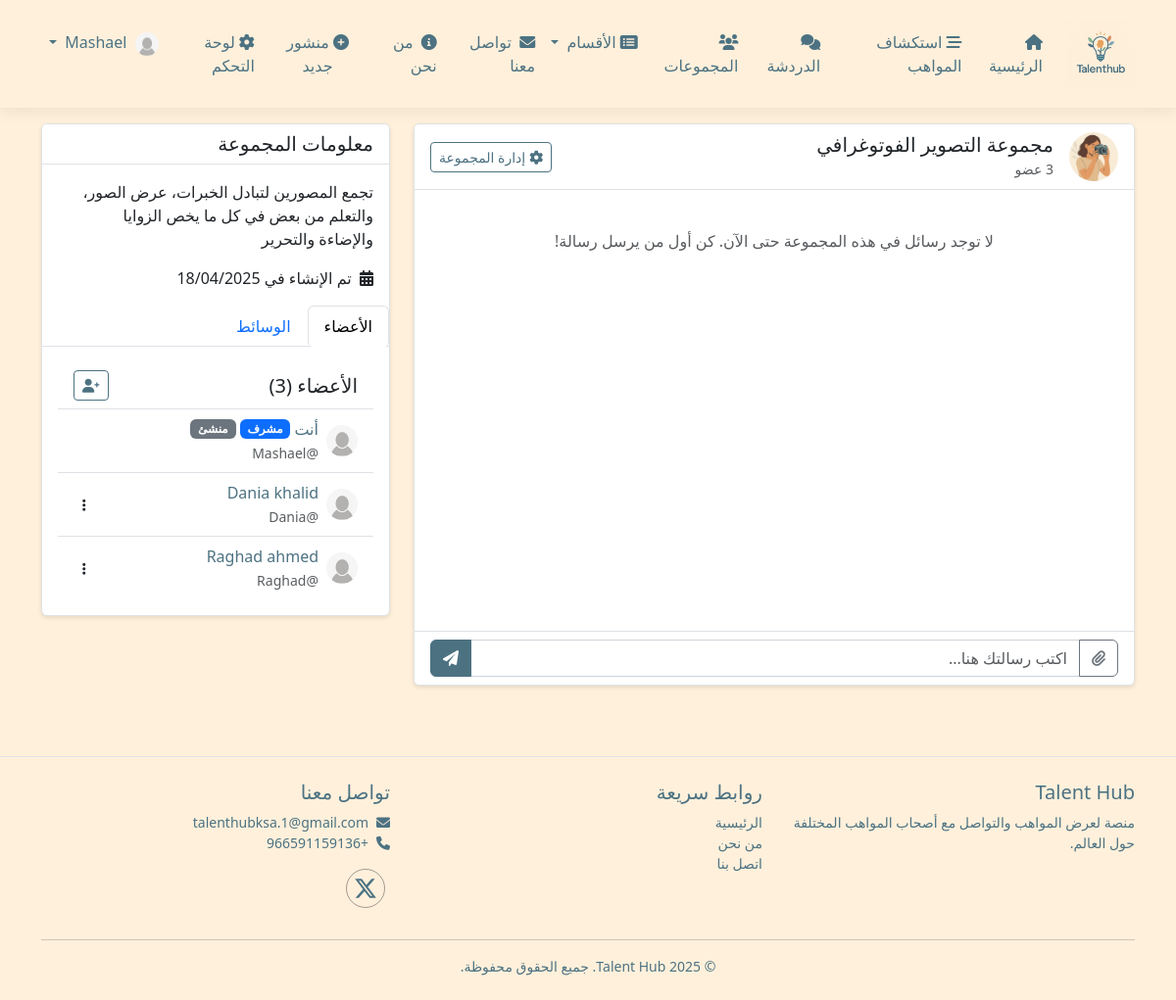
/groups/view.php?id=3 (signed in), run on the app's committed database.
### tables this page shows
CREATE TABLE `groups` (
  `id` int(11) NOT NULL,
  `name` varchar(100) NOT NULL,
  `description` text DEFAULT NULL,
  `created_by` int(11) NOT NULL,
  `created_at` timestamp NOT NULL DEFAULT current_timestamp(),
  `updated_at` timestamp NOT NULL DEFAULT current_timestamp() ON UPDATE current_timestamp(),
  `image` varchar(255) DEFAULT NULL
);

CREATE TABLE `group_members` (
  `id` int(11) NOT NULL,
  `group_id` int(11) NOT NULL,
  `user_id` int(11) NOT NULL,
  `role` enum('member','admin') DEFAULT 'member',
  `joined_at` timestamp NOT NULL DEFAULT current_timestamp(),
  `last_read` datetime DEFAULT NULL
);

CREATE TABLE `users` (
  `id` int(11) NOT NULL,
  `username` varchar(50) NOT NULL,
  `email` varchar(100) NOT NULL,
  `password` varchar(255) NOT NULL,
  `full_name` varchar(100) NOT NULL,
  `bio` text DEFAULT NULL,
  `profile_picture` varchar(255) DEFAULT 'default.jpg',
  `role` enum('user','admin') DEFAULT 'user',
  `created_at` timestamp NOT NULL DEFAULT current_timestamp(),
  `updated_at` timestamp NOT NULL DEFAULT current_timestamp() ON UPDATE current_timestamp(),
  `is_online` tinyint(1) DEFAULT 0,
  `category` varchar(50) DEFAULT NULL,
  `is_active` tinyint(1) DEFAULT 1,
  `reset_token` varchar(255) DEFAULT NULL,
  `token_expiry` datetime NOT NULL,
  `updated_at_password` datetime DEFAULT NULL COMMENT 'تاريخ آخر تحديث',
  `last_password_change` datetime DEFAULT NULL COMMENT 'تاريخ آخر تغيير لكلمة المرور'
);

### config/config.php (called while the page is built, shortened)
<?php
function sanitize($data)
{
    $data = trim($data);
    $data = stripslashes($data);
    $data = htmlspecialchars($data);
    return $data;
}

### classes/Group.php (called while the page is built, shortened)
<?php
class Group
{
    private $db;
    public function __construct($database)
    {
        $this->db = $database;
    }
    public function getGroupById($groupId)
    {
        $this->db->query('
            SELECT g.*, u.username, u.full_name, u.profile_picture
            FROM groups g
            JOIN users u ON g.created_by = u.id
            WHERE g.id = :id
        ');
        $this->db->bind(':id', $groupId);
        return $this->db->single();
    }
    public function getGroupMembers($groupId)
    {
        $this->db->query('
            SELECT u.*, gm.role, gm.joined_at
            FROM group_members gm
            JOIN users u ON gm.user_id = u.id
            WHERE gm.group_id = :group_id
            ORDER BY gm.role = "admin" DESC, gm.joined_at ASC
        ');
        $this->db->bind(':group_id', $groupId);
        return $this->db->resultSet();
    }
    public function isMember($groupId, $userId)
    {
        $this->db->query('SELECT * FROM group_members WHERE group_id = :group_id AND user_id = :user_id');
        $this->db->bind(':group_id', $groupId);
        $this->db->bind(':user_id', $userId);
        $this->db->execute();
        return $this->db->rowCount() > 0;
    }
    public function isGroupAdmin($groupId, $userId)
    {
        $this->db->query('
            SELECT * FROM group_members
            WHERE group_id = :group_id AND user_id = :user_id AND role = "admin"
        ');
        $this->db->bind(':group_id', $groupId);
        $this->db->bind(':user_id', $userId);
        $this->db->execute();
        return $this->db->rowCount() > 0;
    }
    public function getGroupMessages($groupId)
    {
        $this->db->query('
            SELECT gm.*, u.username, u.profile_picture
            FROM group_messages gm
            JOIN users u ON gm.user_id = u.id
            WHERE gm.group_id = :group_id
            ORDER BY gm.created_at ASC
        ');
        $this->db->bind(':group_id', $groupId);
        return $this->db->resultSet();
    }
    public function markGroupMessagesAsRead($groupId, $userId)
    {
        $this->db->query('
            UPDATE group_members
            SET last_read = NOW()
            WHERE group_id = :group_id AND user_id = :user_id
        ');
        $this->db->bind(':group_id', $groupId);
        $this->db->bind(':user_id', $userId);
        return $this->db->execute();
    }
}

### config/db.php (called while the page is built, shortened)
<?php
require_once 'config.php';
class Database {
    private $host = DB_HOST;
    private $user = DB_USER;
    private $pass = DB_PASS;
    private $dbname = DB_NAME;
    private $conn;
    private $stmt;
    public function __construct() {
        $dsn = 'mysql:host=' . $this->host . ';dbname=' . $this->dbname . ';charset=utf8';
        $options = array(
            PDO::ATTR_PERSISTENT => true,
            PDO::ATTR_ERRMODE => PDO::ERRMODE_EXCEPTION,
            PDO::ATTR_DEFAULT_FETCH_MODE => PDO::FETCH_OBJ
        );
        try {
            $this->conn = new PDO($dsn, $this->user, $this->pass, $options);
        } catch(PDOException $e) {
            $this->error = $e->getMessage();
            echo 'Connection Error: ' . $this->error;
        }
    }
    public function query($sql) {
        $this->stmt = $this->conn->prepare($sql);
    }
    public function bind($param, $value, $type = null) {
        if(is_null($type)) {
            switch(true) {
                case is_int($value):
                    $type = PDO::PARAM_INT;
                    break;
                default:
                    $type = PDO::PARAM_STR;
            }
        }
        $this->stmt->bindValue($param, $value, $type);
    }
    public function execute() {
        return $this->stmt->execute();
    }
    public function resultSet() {
        $this->execute();
        return $this->stmt->fetchAll();
    }
    public function single() {
        $this->execute();
        return $this->stmt->fetch();
    }
    public function rowCount() {
        return $this->stmt->rowCount();
    }
}

### groups/view.php (the view, shortened to what this page needs)
<?php
require_once '../config/config.php';
require_once '../config/db.php';
require_once '../classes/Group.php';
$group_id = sanitize($_GET['id']);
$database = new Database();
$group = new Group($database);
$group_data = $group->getGroupById($group_id);
$members = $group->getGroupMembers($group_id);
$messages = $group->getGroupMessages($group_id);
$group->markGroupMessagesAsRead($group_id, $_SESSION['user_id']);
$is_admin = $group->isGroupAdmin($group_id, $_SESSION['user_id']);
require_once '../includes/header.php';
?>
<div class="container ">
    <div class="row">
        <div class="col-lg-8">
            <div class="card shadow-sm mb-4">
                <div class="card-header bg-white py-2">
                    <div class="d-flex align-items-center">
                    <?php if (!empty($group_data->image)): ?>
                        <img src="<?php echo URL_ROOT; ?>/assets/uploads/profile/<?php echo $group_data->image; ?>"
                            class="rounded-circle me-3 object-fit-cover"
                            style="width: 50px; height: 50px;"
                            alt="<?php echo htmlspecialchars($group_data->name); ?>">
                    <?php else: ?>
                        <div class="bg-primary text-white rounded-circle me-3 d-flex align-items-center justify-content-center" style="width: 50px; height: 50px;">
                            <i class="fas fa-users fa-lg"></i>
                        </div>
                    <?php endif; ?>
                        <div>
                            <h5 class="mb-0"><?php echo $group_data->name; ?></h5>
                            <small class="text-muted"><?php echo count($members); ?> عضو</small>
                        </div>
                        <div class="ms-auto">
                            <?php if ($is_admin): ?>
                                <a href="<?php echo URL_ROOT; ?>/groups/manage.php?id=<?php echo $group_id; ?>" class="btn btn-outline-primary btn-sm">
                                    <i class="fas fa-cog me-1"></i>إدارة المجموعة
                                </a>
                            <?php else: ?>
                                <button type="button" class="btn btn-outline-danger btn-sm" data-bs-toggle="modal" data-bs-target="#leaveGroupModal">
                                    <i class="fas fa-sign-out-alt me-1"></i>مغادرة المجموعة
                                </button>
                            <?php endif; ?>
                        </div>
                    </div>
                </div>
                <div class="card-body" style="height: 450px; overflow-y: auto;" id="chatMessages">
                    <div id="messagesContainer">
                        <?php if (empty($messages)): ?>
                            <div class="text-center py-4">
                                <p class="text-muted">لا توجد رسائل في هذه المجموعة حتى الآن. كن أول من يرسل رسالة!</p>
                            </div>
                        <?php endif; ?>
                    </div>
                </div>
                <div class="card-footer bg-white">
                    <form id="messageForm">
                        <div class="input-group">
                            <button type="button" class="btn btn-outline-secondary" id="attachmentBtn" data-bs-toggle="dropdown" aria-expanded="false">
                                <i class="fas fa-paperclip"></i>
                            </button>
                            <input type="text" id="messageInput" class="form-control" placeholder="اكتب رسالتك هنا..." aria-label="Message" aria-describedby="sendMessageBtn">
                            <button class="btn btn-primary" type="submit" id="sendMessageBtn">
                                <i class="fas fa-paper-plane"></i>
                            </button>
                        </div>
                    </form>
                </div>
            </div>
        </div>
        <div class="col-lg-4">
            <div class="card shadow-sm mb-4">
                <div class="card-header bg-white">
                    <h5 class="mb-0">معلومات المجموعة</h5>
                </div>
                <div class="card-body">
                    <p><?php echo nl2br($group_data->description); ?></p>
                    <p class="mb-0">
                        <i class="fas fa-calendar-alt me-1"></i>
                        تم الإنشاء في <?php echo date('d/m/Y', strtotime($group_data->created_at)); ?>
                    </p>
                </div>
                <ul class="nav nav-tabs" id="myTab" role="tablist">
                    <li class="nav-item" role="presentation">
                        <a class="nav-link active" id="members-tab" data-bs-toggle="tab" href="#members" role="tab" aria-controls="members" aria-selected="true">الأعضاء</a>
                    </li>
                    <li class="nav-item" role="presentation">
                        <a class="nav-link" id="media-tab" data-bs-toggle="tab" href="#media" role="tab" aria-controls="media" aria-selected="false">الوسائط</a>
                    </li>
                </ul>
                <div class="card-body"  id="chatMessages">
                    <div class="tab-content" id="myTabContent">
                        <div class="tab-pane fade show active" id="members" role="tabpanel" aria-labelledby="members-tab">
                            <div class="card-header bg-white d-flex justify-content-between align-items-center">
                                <h5 class="mb-0">الأعضاء (<?php echo count($members); ?>)</h5>
                                <?php if ($is_admin): ?>
                                    <button type="button" class="btn btn-sm btn-outline-primary" data-bs-toggle="modal" data-bs-target="#addMemberModal">
                                        <i class="fas fa-user-plus"></i>
                                    </button>
                                <?php endif; ?>
                            </div>
                            <div class="card-body p-0">
                                <ul class="list-group list-group-flush">
                                    <?php foreach ($members as $member): ?>
                                        <li class="list-group-item d-flex align-items-center">
                                            <img src="<?php echo URL_ROOT; ?>/assets/uploads/profile/<?php echo $member->profile_picture; ?>" class="rounded-circle me-2" width="32" height="32" alt="صورة المستخدم">
                                            <div>
                                                <div class="d-flex align-items-center">
                                                    <a href="<?php echo URL_ROOT; ?>/profile.php?username=<?php echo $member->username; ?>" class="text-decoration-none">
                                                        <?php echo ($member->id === $_SESSION['user_id']) ? 'أنت' : $member->full_name;  ?>
                                                    </a>
                                                    <?php if ($member->role === 'admin'): ?>
                                                        <span class="badge bg-primary ms-1">مشرف</span>
                                                    <?php endif; ?>
                                                    <?php if ($member->id === $group_data->created_by): ?>
                                                        <span class="badge bg-secondary ms-1">منشئ</span>
                                                    <?php endif; ?>
                                                </div>
                                                <small class="text-muted">@<?php echo $member->username; ?></small>
                                            </div>
                                            <?php if ($is_admin && $member->id !== $_SESSION['user_id']): ?>
                                                <div class="dropdown ms-auto">
                                                    <button class="btn btn-sm" type="button" data-bs-toggle="dropdown" aria-expanded="false">
                                                        <i class="fas fa-ellipsis-v"></i>
                                                    </button>
                                                </div>
                                            <?php endif; ?>
                                        </li>
                                    <?php endforeach; ?>
                                </ul>
                            </div>
                            </div>
                    </div>
                </div>
            </div>
        </div>
    </div>
</div>
<?php require_once '../includes/footer.php'; ?>

### data on the page
groups: image (picture), name "مجموعة التصوير الفوتوغرافي", description "تجمع المصورين لتبادل الخبرات، عرض الصور، والتعلم من بعض في كل ما يخص الزوايا والإضاءة والتحرير", created_at "18/04/2025"
group_members: user.profile_picture (placeholder picture), shows "أنت", role "مشرف", shows "منشئ", user.username "Mashael"
group_members: user.profile_picture (placeholder picture), user.full_name "Dania khalid", user.username "Dania"
group_members: user.profile_picture (placeholder picture), user.full_name "Raghad ahmed", user.username "Raghad"

### other printed values
count($members) "3"
SITE_NAME "Talent Hub"
